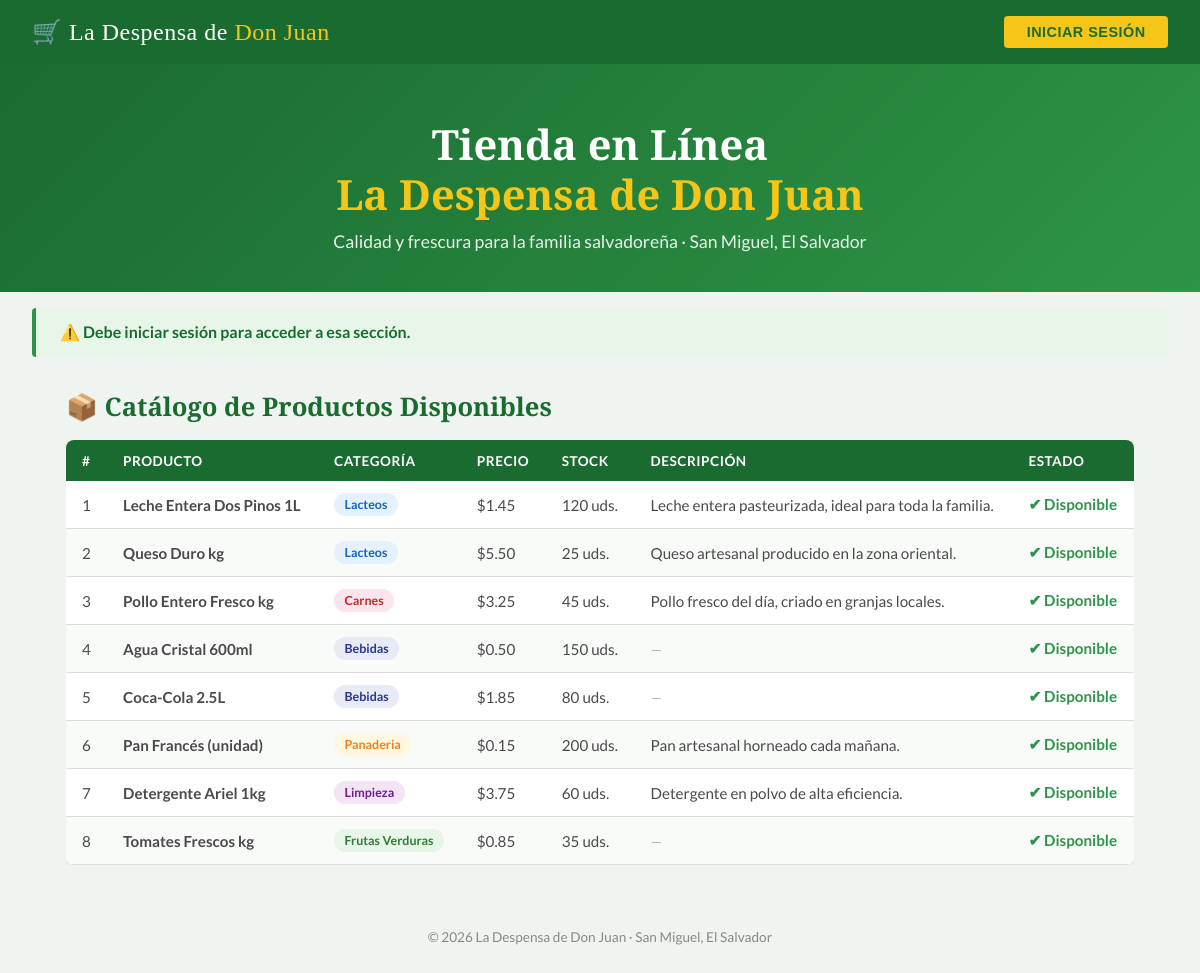
Page /index.php?msg=acceso_denegado on the committed database.
### tables this page shows
CREATE TABLE IF NOT EXISTS productos (
    id INT AUTO_INCREMENT PRIMARY KEY,
    nombre VARCHAR(150) NOT NULL,
    categoria ENUM('lacteos', 'carnes', 'bebidas', 'panaderia', 'limpieza', 'frutas_verduras', 'otros') NOT NULL,
    precio DECIMAL(8,2) NOT NULL,
    stock INT NOT NULL DEFAULT 0,
    descripcion TEXT NULL,               
    disponible TINYINT(1) NOT NULL DEFAULT 1,
    created_at TIMESTAMP DEFAULT CURRENT_TIMESTAMP
);

### index.php (the view, shortened to what this page needs)
<?php
$msgSistema  = '';
$mensajes = [
    'acceso_denegado' => '⚠️ Debe iniciar sesión para acceder a esa sección.',
    'sesion_cerrada'  => '✔ Sesión cerrada correctamente.',
];
if (isset($_GET['msg']) && array_key_exists($_GET['msg'], $mensajes)) {
    $msgSistema = $mensajes[$_GET['msg']];
}
$productos = [];
try {
    $pdo  = conectarBD();
    $stmt = $pdo->query(
        "SELECT nombre, categoria, precio, stock, descripcion, disponible
         FROM productos
         WHERE disponible = 1
         ORDER BY categoria ASC, nombre ASC"
    );
    $productos = $stmt->fetchAll();
} catch (PDOException $e) {
    error_log($e->getMessage());
}
?>
<!DOCTYPE html>
<html lang="es">
<head>
</head>
<body>
<nav>
  <div class="nav-logo">🛒 La Despensa de <span>Don Juan</span></div>
  <button class="nav-btn" onclick="abrirModal()">Iniciar sesión</button>
</nav>
<div class="hero">
  <h1>Tienda en Línea<br><span>La Despensa de Don Juan</span></h1>
  <p>Calidad y frescura para la familia salvadoreña · San Miguel, El Salvador</p>
</div>
<?php if ($msgSistema): ?>
<div class="msg-sys"><?= htmlspecialchars($msgSistema) ?></div>
<?php endif; ?>
<main>
  <h2>📦 Catálogo de Productos Disponibles</h2>
  <div class="tabla-wrap">
    <table>
      <thead>
        <tr>
          <th>#</th>
          <th>Producto</th>
          <th>Categoría</th>
          <th>Precio</th>
          <th>Stock</th>
          <th>Descripción</th>
          <th>Estado</th>
        </tr>
      </thead>
      <tbody>
        <?php if (empty($productos)): ?>
          <tr><td colspan="7" style="text-align:center;padding:2rem;color:#999">No hay productos disponibles.</td></tr>
        <?php else: ?>
          <?php foreach ($productos as $i => $p): ?>
          <tr>
            <td><?= $i + 1 ?></td>
            <td><strong><?= htmlspecialchars($p['nombre']) ?></strong></td>
            <td><span class="badge badge-<?= $p['categoria'] ?>"><?= str_replace('_', ' ', $p['categoria']) ?></span></td>
            <td>$<?= number_format($p['precio'], 2) ?></td>
            <td><?= (int)$p['stock'] ?> uds.</td>
            <td><?= $p['descripcion'] ? htmlspecialchars($p['descripcion']) : '<em style="color:#bbb">—</em>' ?></td>
            <td class="<?= $p['disponible'] ? 'disponible-si' : 'disponible-no' ?>">
              <?= $p['disponible'] ? '✔ Disponible' : '✘ Agotado' ?>
            </td>
          </tr>
          <?php endforeach; ?>
        <?php endif; ?>
      </tbody>
    </table>
  </div>
</main>
<footer>© <?= date('Y') ?> La Despensa de Don Juan · San Miguel, El Salvador</footer>
</body>
</html>

### index.php (style rules this page uses)
:root { --verde: #1a6b2f; --verde-cl: #2e9447; --amarillo: #f5c518; --rojo: #c0392b; --crema: #fdf6e3; --gris: #4a4a4a; --borde: #ddd; }
* { margin:0; padding:0; box-sizing:border-box; }
body { font-family:'Lato',sans-serif; background:#f0f4f0; color:var(--gris); }
nav { background:var(--verde); display:flex; align-items:center; justify-content:space-between; padding:0 2rem; height:64px; }
.nav-logo { font-family:'Playfair Display',serif; color:#fff; font-size:1.5rem; letter-spacing:.5px; }
.nav-logo span { color:var(--amarillo); }
.nav-btn { background:var(--amarillo); color:var(--verde); font-weight:700; border:none; padding:.5rem 1.4rem; border-radius:4px; cursor:pointer; font-size:.9rem; text-transform:uppercase; letter-spacing:.5px; }
.hero { background:linear-gradient(135deg, var(--verde) 0%, var(--verde-cl) 100%); color:#fff; text-align:center; padding:3.5rem 1rem 2.5rem; }
.hero h1 { font-family:'Playfair Display',serif; font-size:2.6rem; line-height:1.2; }
.hero h1 span { color:var(--amarillo); }
.hero p { margin-top:.7rem; font-size:1.1rem; opacity:.9; }
.msg-sys { background:#e8f5e9; border-left:4px solid var(--verde-cl); padding:.9rem 1.5rem; margin:1rem 2rem; border-radius:4px; font-weight:700; color:var(--verde); }
main { max-width:1100px; margin:2rem auto; padding:0 1rem; }
h2 { font-family:'Playfair Display',serif; color:var(--verde); margin-bottom:1rem; font-size:1.6rem; }
.tabla-wrap { overflow-x:auto; }
table { width:100%; border-collapse:collapse; background:#fff; border-radius:8px; overflow:hidden; box-shadow:0 2px 12px rgba(0,0,0,.08); }
thead { background:var(--verde); color:#fff; }
thead th { padding:.8rem 1rem; text-align:left; font-size:.85rem; text-transform:uppercase; letter-spacing:.5px; }
tbody tr:nth-child(even) { background:#f9fbf9; }
tbody td { padding:.75rem 1rem; border-bottom:1px solid var(--borde); font-size:.95rem; }
.badge { display:inline-block; padding:.25rem .65rem; border-radius:20px; font-size:.78rem; font-weight:700; text-transform:capitalize; }
.badge-lacteos { background:#e3f2fd; color:#1565c0; }
.badge-carnes { background:#fce4ec; color:#c62828; }
.badge-bebidas { background:#e8eaf6; color:#283593; }
.badge-panaderia { background:#fff8e1; color:#f57f17; }
.badge-limpieza { background:#f3e5f5; color:#6a1b9a; }
.badge-frutas_verduras { background:#e8f5e9; color:#2e7d32; }
.disponible-si { color:var(--verde-cl); font-weight:700; }
footer { text-align:center; padding:2rem; font-size:.85rem; color:#888; margin-top:2rem; }

### rows in the picture
productos: nombre "Leche Entera Dos Pinos 1L", categoria "Lacteos", precio "1.45", stock "120", descripcion "Leche entera pasteurizada, ideal para toda la familia.", disponible "✔ Disponible"
productos: nombre "Queso Duro kg", categoria "Lacteos", precio "5.50", stock "25", descripcion "Queso artesanal producido en la zona oriental.", disponible "✔ Disponible"
productos: nombre "Pollo Entero Fresco kg", categoria "Carnes", precio "3.25", stock "45", descripcion "Pollo fresco del día, criado en granjas locales.", disponible "✔ Disponible"
productos: nombre "Agua Cristal 600ml", categoria "Bebidas", precio "0.50", stock "150", disponible "✔ Disponible"
productos: nombre "Coca-Cola 2.5L", categoria "Bebidas", precio "1.85", stock "80", disponible "✔ Disponible"
productos: nombre "Pan Francés (unidad)", categoria "Panaderia", precio "0.15", stock "200", descripcion "Pan artesanal horneado cada mañana.", disponible "✔ Disponible"
productos: nombre "Detergente Ariel 1kg", categoria "Limpieza", precio "3.75", stock "60", descripcion "Detergente en polvo de alta eficiencia.", disponible "✔ Disponible"
productos: nombre "Tomates Frescos kg", categoria "Frutas Verduras", precio "0.85", stock "35", disponible "✔ Disponible"

### other values in the picture
$msgSistema "⚠️ Debe iniciar sesión para acceder a esa sección."
